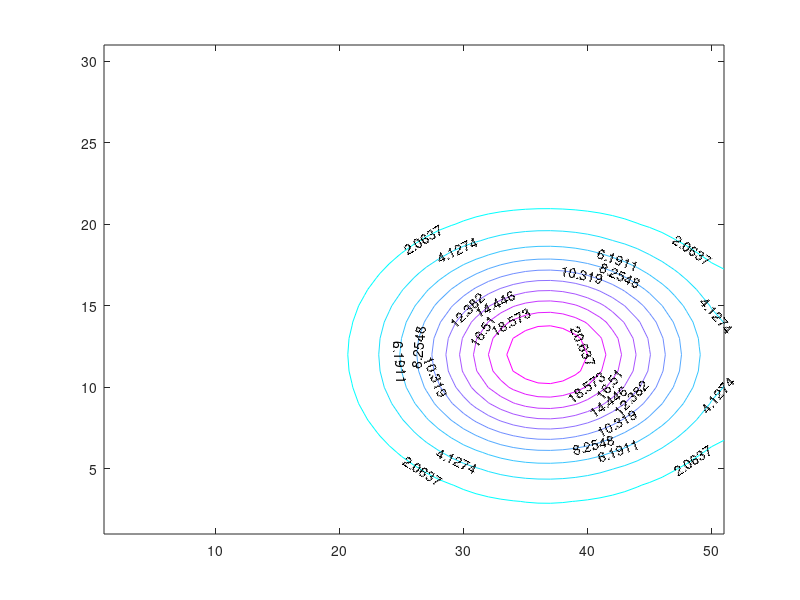

Reproduce this figure in MATLAB.
function [] = gwtrans2d
alphaL=2; alphaT=0.5; Dm=0.01; vx=1;, vy=0;
Lx=100; Ly=60; T=50; nx=51; ny=31; nt=25;
R=1; lambda=0; isol = [1 nt];
[csol] = gwtrans2d_solve(Lx, Ly, T, nx, ny, nt, isol, vx, vy, ...
    alphaL, alphaT, Dm, R, lambda);
ij=0;
for i=1:nx
    for j=1:ny
        ij=ij+1;
        c(i,j)=csol(ij,2);
    end
end
[C, h] = contour(c');
clabel(C,h);
colormap cool;
return
%%%%%%%

function [csol] = gwtrans2d_solve(Lx, Ly, T, nx, ny, nt, isol, vx, vy, ...
    alphaL, alphaT, Dm, R, lambda)
% hardcode initial condition
x1=14; x2=30; y1=16; y2=28; c0=70;
t=zeros(nt,1);
V=sqrt(vx^2+vy^2);
Dxx=alphaL*V+Dm;
Dyy=alphaT*V+Dm;
dt=T/nt;
dx=Lx/(nx-1);
dy=Ly/(ny-1);
n = nx*ny;
b = zeros(n,1);
c = zeros(n,1);
nsol = length(isol);
m = 1;
csol = zeros(n,nsol);
% intialize source
c=initialize(x1,y1,x2,y2,dx,dy,nx,ny,c0);
% Convection or Courant number
CNx=vx*dt/dx;
CNy=vy*dt/dy;
CN=max(CNx,CNy);
% Diffusion number
DNx=Dxx*dt/dx^2;
DNy=Dyy*dt/dy^2;
DN=max(DNx,DNy);
% grid peclet number
P=max(vx*dx/Dxx,vy*dy/Dyy);
if (P > 2)
    fprintf('Grid peclet number is greater than 2!\n');
    fprintf('Grid peclet number is %g\n',P);
    fprintf('Reduce grid spacing\n');
end
u=ones(n,1);
for k=1:nt
    t(k)=k*dt;
    % internal nodes
    for i=2:nx-1
        for j=2:ny-1
            ij1=feval(@ind,ny,i-1,j);
            ij2=feval(@ind,ny,i,j-1);
            ij3=feval(@ind,ny,i,j);
            ij4=feval(@ind,ny,i,j+1);
            ij5=feval(@ind,ny,i+1,j);
            % rhs
            b(ij3)=0.5*(DNx+0.5*CNx)*c(ij1)+...
                 0.5*(DNy+0.5*CNy)*c(ij2)+...
                (R-DNx-DNy-lambda*0.5)*c(ij3)+...
                 0.5*(DNy-0.5*CNy)*c(ij4)+...              
                 0.5*(DNx-0.5*CNx)*c(ij5);
            
        end
    end
    % matrix diagonals
    if (k == 1)
        d = -0.5*(DNx+0.5*CNx)*u;
        e = -0.5*(DNy+0.5*CNy)*u;
        f = (R+DNx+DNy+lambda*0.5)*u;
        g = -0.5*(DNy-0.5*CNy)*u;
        h = -0.5*(DNx-0.5*CNx)*u;
    end
    % special treatment for boundary nodes
    % left end (x = 0)
    i=1;
    for j=2:ny-1
         ij1=feval(@ind,ny,i-1,j);
         ij2=feval(@ind,ny,i,j-1);
         ij3=feval(@ind,ny,i,j);
         ij4=feval(@ind,ny,i,j+1);
         ij5=feval(@ind,ny,i+1,j);   
         b(ij3)= 0.5*(DNy+0.5*CNy)*c(ij2)+...
                (R-DNx-DNy-lambda*0.5)*c(ij3)+...
                 0.5*(DNy-0.5*CNy)*c(ij4)+...              
                DNx*c(ij5);
         d(ij3)=0;
         h(ij3)=-DNx;
    end
    % right end (x = Lx)
    i=nx;
    for j=2:ny-1
         ij1=feval(@ind,ny,i-1,j);
         ij2=feval(@ind,ny,i,j-1);
         ij3=feval(@ind,ny,i,j);
         ij4=feval(@ind,ny,i,j+1);
         ij5=feval(@ind,ny,i+1,j);   
         b(ij3)= DNx*c(ij1)+...
                 0.5*(DNy+0.5*CNy)*c(ij2)+...
                (R-DNx-DNy-lambda*0.5)*c(ij3)+...
                 0.5*(DNy-0.5*CNy)*c(ij4);
         d(ij3)=-DNx;
         h(ij3)=0;
    end
    % bottom end (y = 0)
    j=1;
    for i=2:nx-1
         ij1=feval(@ind,ny,i-1,j);
         ij2=feval(@ind,ny,i,j-1);
         ij3=feval(@ind,ny,i,j);
         ij4=feval(@ind,ny,i,j+1);
         ij5=feval(@ind,ny,i+1,j);   
         b(ij3)= 0.5*(DNx+0.5*CNx)*c(ij1)+...
                (R-DNx-DNy-lambda*0.5)*c(ij3)+...
                 DNy*c(ij4)+...
                 0.5*(DNx-0.5*CNx)*c(ij5);
         e(ij3)=0;
         g(ij3)=-DNy;
    end
    % top end (y = Ly)
    j=ny;
    for i=2:nx-1
         ij1=feval(@ind,ny,i-1,j);
         ij2=feval(@ind,ny,i,j-1);
         ij3=feval(@ind,ny,i,j);
         ij4=feval(@ind,ny,i,j+1);
         ij5=feval(@ind,ny,i+1,j);   
         b(ij3)=0.5*(DNx+0.5*CNx)*c(ij1)+...
                 DNy*c(ij2)+...
                (R-DNx-DNy-lambda*0.5)*c(ij3)+...              
                 0.5*(DNx-0.5*CNx)*c(ij5);
         e(ij3)=-DNy;
         g(ij3)=0;
    end
    % bottom left corner (x=0, y=0)
    i=1;j=1;
    ij1=feval(@ind,ny,i-1,j);
    ij2=feval(@ind,ny,i,j-1);
    ij3=feval(@ind,ny,i,j);
    ij4=feval(@ind,ny,i,j+1);
    ij5=feval(@ind,ny,i+1,j);
    b(ij3)=(R-DNx-DNy-lambda*0.5)*c(ij3)+...
                 DNy*c(ij4)+...              
                 DNx*c(ij5);
    if (k == 1)
        d(ij3)=0;
        e(ij3)=0;
        g(ij3)=-DNy;
        h(ij3)=-DNx;
	end
    % bottom right corner (x=Lx, y=0)
    i=nx;j=1;
    ij1=feval(@ind,ny,i-1,j);
    ij2=feval(@ind,ny,i,j-1);
    ij3=feval(@ind,ny,i,j);
    ij4=feval(@ind,ny,i,j+1);
    ij5=feval(@ind,ny,i+1,j);
    b(ij3)=DNx*c(ij1)+...
           (R-DNx-DNy-lambda*0.5)*c(ij3)+...
           DNy*c(ij4);
    if (k == 1)
        d(ij3)=-DNx;
        e(ij3)=0;
        g(ij3)=-DNy;
        h(ij3)=0;
    end
    % top left corner (x=0, y=Ly)
    i=1;j=ny;
    ij1=feval(@ind,ny,i-1,j);
    ij2=feval(@ind,ny,i,j-1);
    ij3=feval(@ind,ny,i,j);
    ij4=feval(@ind,ny,i,j+1);
    ij5=feval(@ind,ny,i+1,j);
    b(ij3)=DNy*c(ij2)+...
           (R-DNx-DNy-lambda*0.5)*c(ij3)+... 
            DNx*c(ij5);
    if (k == 1)
        d(ij3)=0;
        e(ij3)=-DNy;
        g(ij3)=0;
        h(ij3)=-DNx;
    end
    % top right corner (x=Lx, y=Ly)
    i=nx;j=ny;
    ij1=feval(@ind,ny,i-1,j);
    ij2=feval(@ind,ny,i,j-1);
    ij3=feval(@ind,ny,i,j);
    ij4=feval(@ind,ny,i,j+1);
    ij5=feval(@ind,ny,i+1,j);
    b(ij3)=DNx*c(ij1)+...
           DNy*c(ij2)+...
           (R-DNx-DNy-lambda*0.5)*c(ij3);
    if (k == 1)
        d(ij3)=-DNx;
        e(ij3)=-DNy;
        g(ij3)=0;
        h(ij3)=0;
        A = my_spdiags([d e f g h],[-ny,-1,0,1,ny]);
%         spy(A);
    end
    % solve matrix
    c = A\b;
    if (k == isol(m))
        csol(:,m) = c;
        m=m+1;
    end
end
return

function [ij] = ind(ny,i,j)
ij=(i-1)*ny+j;
return

function [c] = initialize(x1,y1,x2,y2,dx,dy,nx,ny,c0)
% initial conditions
n=nx*ny;
c=zeros(n,1);
continuous=1;
if (continuous == 1)
 	ix1=2+floor(x1/dx);
	ix2=max(ceil(x2/dx),1);
	iy1=2+floor(y1/dy);
	iy2=max(ceil(y2/dy),1);
	% initialize interior source nodes
	for i=ix1:ix2
        for j=iy1:iy2
            c(feval(@ind,ny,i,j))=c0;
        end
	end
	%initialize left and right edges of source nodes
	cx1=c0*((ix1-1)*dx-x1)/dx;
	cx2=c0*(x2-(ix2-1)*dx)/dx;
	for j=iy1:iy2
        i=ix1-1;
        c(feval(@ind,ny,i,j))=cx1;
        i=ix2+1;
        c(feval(@ind,ny,i,j))=cx2;
	end
	cy1=c0*((iy1-1)*dy-y1)/dy;
	cy2=c0*(y2-(iy2-1)*dy)/dy;
	% initialize top and bottom edges of source nodes
	for i=ix1:ix2
        j=iy1-1;
        c(feval(@ind,ny,i,j))=cy1;
        j=iy2+1;
        c(feval(@ind,ny,i,j))=cy2;
	end
	% initialize corner nodes
	i=ix1-1; j=iy1-1;
	c(feval(@ind,ny,i,j))=(cx1+cy1)/2;
	i=ix1-1; j=iy2+1;
	c(feval(@ind,ny,i,j))=(cx1+cy2)/2;
	i=ix2+1; j=iy1-1;
	c(feval(@ind,ny,i,j))=(cx2+cy1)/2;
	i=ix2+1; j=iy2+1;
	c(feval(@ind,ny,i,j))=(cx2+cy2)/2;
else
    ix1=1+round(x1/dx);
	ix2=1+round(x2/dx);
	iy1=1+round(y1/dy);
	iy2=1+round(y2/dy);
	for i=ix1:ix2
        for j=iy1:iy2
            c(feval(@ind,ny,i,j))=c0;
        end
	end
end
return

% modification of spdiags to adopt linpack convention
% lower diagonals taken from bottom
% upper diagonals taken from top
% i.e., rows of diagonals directly correspond to rows of matrix
% matrix is assumed to be square
% input A = a tall nxm matrix containing the 'm' diagonals
% input id = a 1xm row vector containing the 'm' offsets for each diagonal
% output A = nxn sparse matrix
function [A] = my_spdiags(A,id)
[n m] = size(A);
B = zeros(n,m);
for i=1:m
    if (id(i) <= 0)
        B(1:n+id(i),i) = A(-id(i)+1:n,i);
    else
        B(1+id(i):n,i) = A(1:n-id(i),i);
    end
end
% construct matrix
A = spdiags(B,id,n,n);
return
